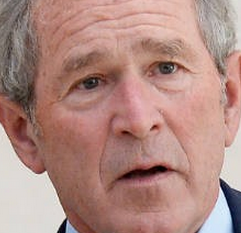
#> input picture bush1.png, 241 x 233 px
$ jupyter execute --allow-errors Imagen.ipynb   (shell and % lines are left out)   (older library calls are emulated)
#> lines starting #> are read from the running program, lines starting #| are printed output that depends on the picture
# Imagen

[cell 1]
import numpy as np
import matplotlib.pyplot as plt
from PIL import Image

[cell 2]
"Modificar Imagen"
fname = 'bush1.png' # Ruta de la imagen.
image = Image.open(fname).convert("L") # Se abre la imagen y se aplica una transformacion a blanco y negro.
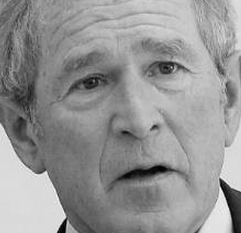
#> image: PIL image 241x233 L; min 0, max 253, mean 148.5
image.thumbnail((24, 24), Image.ANTIALIAS) # Se cambia el tamaño de la imagen.
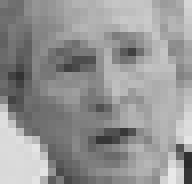
#> image: PIL image 24x23 L (shown 8 times larger); min 42, max 233, mean 148.5
image.save('bush_tratada.png')# se guarda la nueva imagen.

"Desplegar Imagen"
ejemplo = np.asarray(image)# Se convierte la imagen a un array de tipo numpy.
#> (the rest of this cell did not finish here and is left out)

$ run again, with bush2.png copied over bush1.png
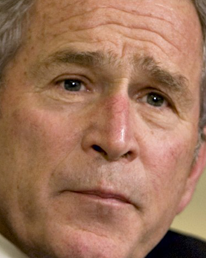
#> input picture bush2.png, 206 x 258 px
#> `image = Image.open(fname).convert("L")`:
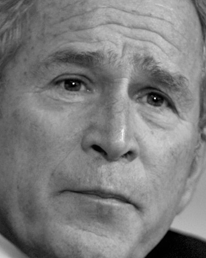
#> image: PIL image 206x258 L; min 0, max 255, mean 125.1
#> `image.thumbnail((24, 24), Image.ANTIALIAS)`:
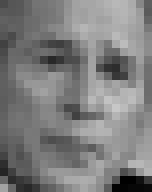
#> image: PIL image 19x24 L (shown 8 times larger); min 0, max 199, mean 125.2
